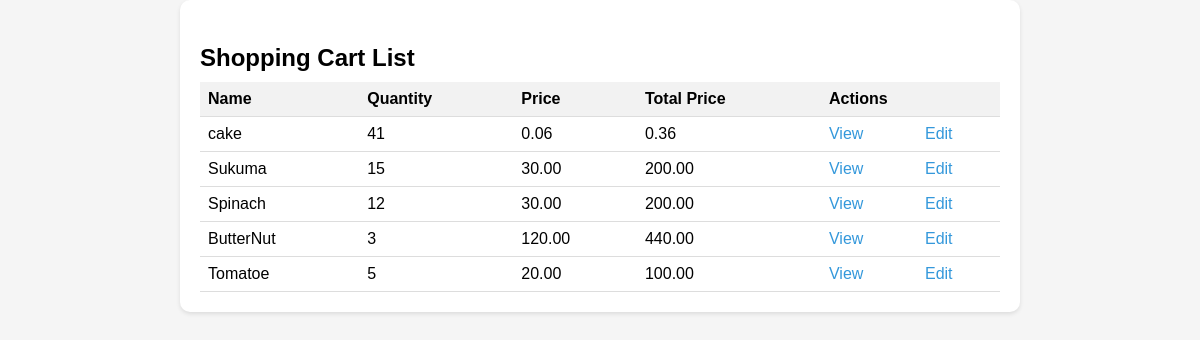
Screenshot of /shoppingcart/shoppingcart/list/ with the database file from the repository.
### shoppingcart/models.py (models this page shows)
class Shoppingcart(models.Model):
  name=models.CharField(max_length=32)
  price =models.DecimalField(max_digits=8, decimal_places=2)
  image=models.ImageField(upload_to="images")
  total_price=models.DecimalField(max_digits=8,decimal_places=2)
  quantity=models.IntegerField()

### shoppingcart/views.py (the view)
# urls.py: path("shoppingcart/list/",shoppingcart_list, name="shoppingcart_list_view") ,
def shoppingcart_list(request):
    shoppingcart = Shoppingcart.objects.all()
    return render(request, "shoppingcart/shoppingcart_list.html", {"shoppingcart": shoppingcart})

### templates/shoppingcart/shoppingcart_list.html (shortened to what this page needs)
<!DOCTYPE html>
<html lang="en">
<head>
</head>
<body>
    <div class="shopping-cart">
        <h3>Shopping Cart List</h3>
        <table>
            <tr>
                <th>Name</th>
                <th>Quantity</th>
                <th>Price</th>
                <th>Total Price</th>
                <th colspan="2">Actions</th>
            </tr>
            {% for shoppingcart in shoppingcart %}
            <tr>
                <td>{{ shoppingcart.name }}</td>
                <td>{{ shoppingcart.quantity }}</td>
                <td>{{ shoppingcart.price }}</td>
                <td>{{ shoppingcart.total_price }}</td>
                <td><a href="{% url 'shoppingcart_detail_view' id=shoppingcart.id %}">View</a></td>
                <td><a href="{% url 'edit_shoppingcart_view' id=shoppingcart.id %}">Edit</a></td>
            </tr>
            {% endfor %}
        </table>
    </div>
</body>
</html>

### templates/shoppingcart/shoppingcart_list.html (style rules this page uses)
body { font-family: Arial, sans-serif; margin: 0; padding: 0; background-color: #f5f5f5; }
.shopping-cart { max-width: 800px; margin: 0 auto; padding: 20px; background-color: white; border-radius: 10px; box-shadow: 0 2px 4px rgba(0, 0, 0, 0.1); }
h3 { font-size: 1.5rem; margin-bottom: 10px; }
table { width: 100%; border-collapse: collapse; margin-top: 10px; }
th, td { padding: 8px; border-bottom: 1px solid #ddd; text-align: left; }
th { background-color: #f2f2f2; }
a { color: #3498db; text-decoration: none; }

### rows the page displays
Shoppingcart: name "cake", quantity "41", price "0.06", total_price "0.36"
Shoppingcart: name "Sukuma", quantity "15", price "30.00", total_price "200.00"
Shoppingcart: name "Spinach", quantity "12", price "30.00", total_price "200.00"
Shoppingcart: name "ButterNut", quantity "3", price "120.00", total_price "440.00"
Shoppingcart: name "Tomatoe", quantity "5", price "20.00", total_price "100.00"
